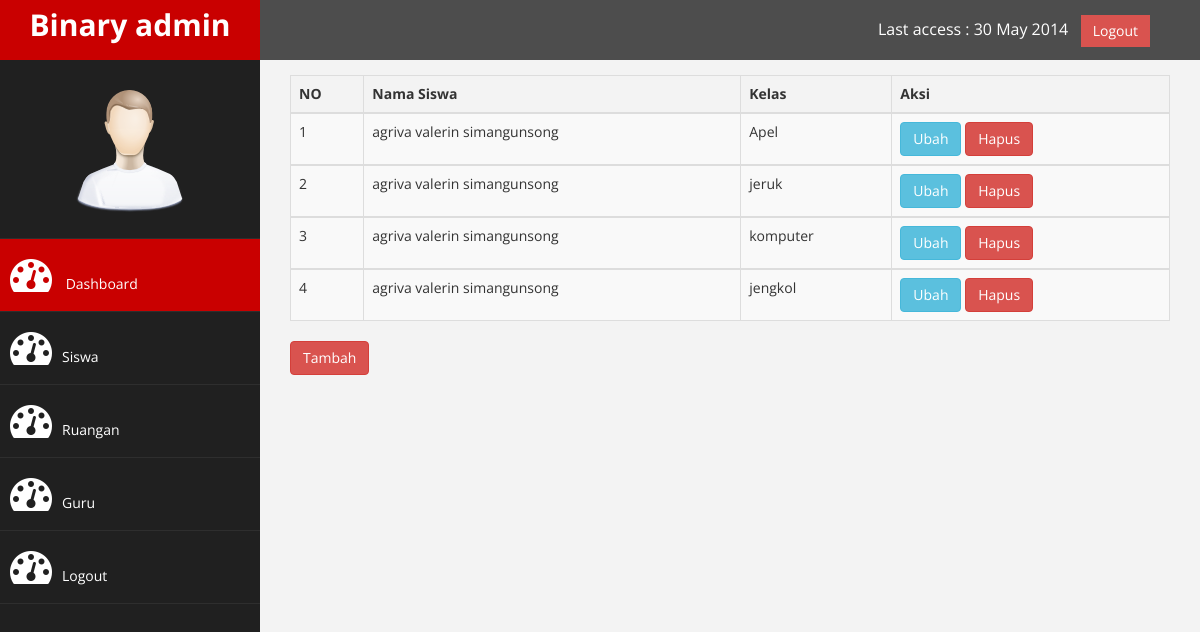
The app's page /index.php?halaman=ruangan (signed in) with its own data.
### tables this page shows
CREATE TABLE `ruangan` (
  `id_ruangan` int(11) NOT NULL,
  `id_siswa` int(11) NOT NULL,
  `kelas` varchar(70) NOT NULL
);

CREATE TABLE `siswa` (
  `id_siswa` int(11) NOT NULL,
  `nama_siswa` varchar(100) NOT NULL,
  `jenis_kelamin` varchar(13) NOT NULL,
  `asal_sekolah` varchar(60) NOT NULL,
  `jurusan_siswa` varchar(70) NOT NULL,
  `foto_siswa` mediumtext NOT NULL
);

### ruangan.php (the view, shortened to what this page needs)
<!DOCTYPE html>
<html lang="en">
<head>
</head>
<body>
	<table class="table table-striped table-bordered table-hover">
		<thead>
			<tr>
				<th>NO</th>
				<th>Nama Siswa</th>
				<th>Kelas</th>
				<th>Aksi</th>
			</tr>
		</thead>
		<?php
		include 'koneksi/koneksi.php';
		$no = 1;
		$pilih = mysqli_query($koneksi,"SELECT * FROM ruangan INNER JOIN siswa ON ruangan.id_siswa=siswa.id_siswa");
		while ($tampil=mysqli_fetch_array($pilih)) {
		 ?>
		<tbody>
			<tr>
				<td><?php echo $no++; ?></td>
				<td><?php echo $tampil['nama_siswa']; ?></td>
				<td><?php echo $tampil['kelas']; ?></td>
				<td>
					<a href="index.php?halaman=ubah_ruangan&id=<?php echo $tampil['id_ruangan']; ?>" class="btn btn-info">Ubah</a>
					<a href="index.php?halaman=hapus_ruangan&id=<?php echo $tampil['id_ruangan']; ?>" class="btn btn-danger">Hapus</a>
				</td>
			</tr>
		</tbody>
	<?php } ?>
	</table>
	<a href="index.php?halaman=tambah_ruangan" class="btn btn-danger">Tambah</a>
</body>
</html>

### index.php (shortened to what this page needs)
<?php
if ($_SESSION['sistem']=="login") {
?>
<!DOCTYPE html>
<html xmlns="http://www.w3.org/1999/xhtml">
<head>
    <link href="assets/css/bootstrap.css" rel="stylesheet" />
    <link href="assets/css/font-awesome.css" rel="stylesheet" />
    <link href="assets/js/morris/morris-0.4.3.min.css" rel="stylesheet" />
    <link href="assets/css/custom.css" rel="stylesheet" />
</head>
<body>
    <div id="wrapper">
        <nav class="navbar navbar-default navbar-cls-top " role="navigation" style="margin-bottom: 0">
            <div class="navbar-header">
                <a class="navbar-brand" href="index.html">Binary admin</a>
            </div>
  <div style="color: white;
padding: 15px 50px 5px 50px;
float: right;
font-size: 16px;"> Last access : 30 May 2014 &nbsp; <a href="#" class="btn btn-danger square-btn-adjust">Logout</a> </div>
        </nav>
                <nav class="navbar-default navbar-side" role="navigation">
            <div class="sidebar-collapse">
                <ul class="nav" id="main-menu">
				<li class="text-center">
                    <img src="assets/img/find_user.png" class="user-image img-responsive"/>
					</li>
                    <li>
                        <a class="active-menu"  href="index.php"><i class="fa fa-dashboard fa-3x"></i> Dashboard</a>
                    </li>
                     <li>
                        <a  href="index.php?halaman=siswa"><i class="fa fa-dashboard fa-3x"></i>Siswa</a>
                    </li>
                    <li>
                        <a  href="index.php?halaman=ruangan"><i class="fa fa-dashboard fa-3x"></i>Ruangan</a>
                    </li>
						   <li  >
                        <a   href="index.php?halaman=guru"><i class="fa fa-dashboard fa-3x"></i>Guru</a>
                    </li>
                      <li  >
                        <a  href="index.php?halaman=logout"><i class="fa fa-dashboard fa-3x"></i>Logout</a>
                    </li>
                </ul>
            </div>
        </nav>
        <div id="page-wrapper" >
            <?php
            if (isset($_GET['halaman'])) {
                if ($_GET['halaman']=="siswa") {
                    include 'siswa.php';
                }elseif ($_GET['halaman']=="tambah") {
                    include 'tambah.php';
                }elseif ($_GET['halaman']=="ubah"){
                    include 'ubah.php';
                }elseif ($_GET['halaman']=="hapus"){
                    include 'hapus.php';
                }elseif ($_GET['halaman']=="ruangan") {
                    include "ruangan.php";
                }elseif ($_GET['halaman']=="tambah_ruangan") {
                    include 'tambah_ruangan.php';
                }elseif ($_GET['halaman']=="ubah_ruangan") {
                    include 'ubah_ruangan.php';
                }elseif ($_GET['halaman']=="hapus_ruangan") {
                    include 'hapus_ruangan.php';
                }elseif ($_GET['halaman']=="guru") {
                    include 'guru.php';
                }elseif ($_GET['halaman']=="tambah_guru") {
                    include 'tambah_guru.php';
                }elseif ($_GET['halaman']=="ubah_guru") {
                    include 'ubah_guru.php';
                }elseif ($_GET['halaman']=="hapus_guru") {
                    include 'hapus_guru.php';
                }elseif ($_GET['halaman']=="logout"){
                    include 'logout.php';
                }
            }
             ?>
        </div>
        </div>
</body>
</html>
<?php }else{
    header("location:login.php");
}
 ?>

### assets/css/custom.css (style rules this page uses)
body { font-family: 'Open Sans', sans-serif; }
#wrapper { width: 100%; background:#202020; }
#page-wrapper { padding: 15px 15px; min-height: 600px; background:#F3F3F3; }
.text-center { text-align:center; }
.square-btn-adjust { border: 0px solid transparent; -webkit-border-radius: 0px; -moz-border-radius: 0px; border-radius: 0px; }
.user-image { margin: 25px auto; -webkit-border-radius: 10px; -moz-border-radius: 10px; border-radius: 10px; max-height:170px; max-width:170px; }
.navbar-cls-top .navbar-brand { color: #fff; background: #C90000; width: 260px; text-align: center; height: 60px; font-size: 30px; font-weight: 700; }
.active-menu { background-color:#C90000!important; }
.sidebar-collapse , .sidebar-collapse .nav { background:none; }
.sidebar-collapse .nav { padding:0; }
.sidebar-collapse .nav > li > a { color:#fff; background:#202020; text-shadow:none; }
.sidebar-collapse > .nav > li > a { padding:15px 10px; }
.sidebar-collapse > .nav > li { border-bottom: 1px solid rgba(107, 108, 109, 0.19); }
.navbar-side { border:none; background-color: #202020; }
.navbar-cls-top { background:#4D4D4D; border-bottom:none; }
.navbar-default { border:0px solid black; }
.navbar-header { background: #A70303; }
.nav > li > a > i { margin-right:10px; }
@media (min-width:768px) { #page-wrapper { margin: 0 0 0 260px; padding: 15px 30px; min-height: 1200px; } }
@media (min-width:768px) { .navbar-side { z-index: 1; position: absolute; width: 260px; } }
@media (min-width:768px) { .navbar { border-radius: 0px; } }

### records on screen
ruangan: id_siswa.nama_siswa "agriva valerin simangunsong", kelas "Apel"
ruangan: id_siswa.nama_siswa "agriva valerin simangunsong", kelas "jeruk"
ruangan: id_siswa.nama_siswa "agriva valerin simangunsong", kelas "komputer"
ruangan: id_siswa.nama_siswa "agriva valerin simangunsong", kelas "jengkol"
